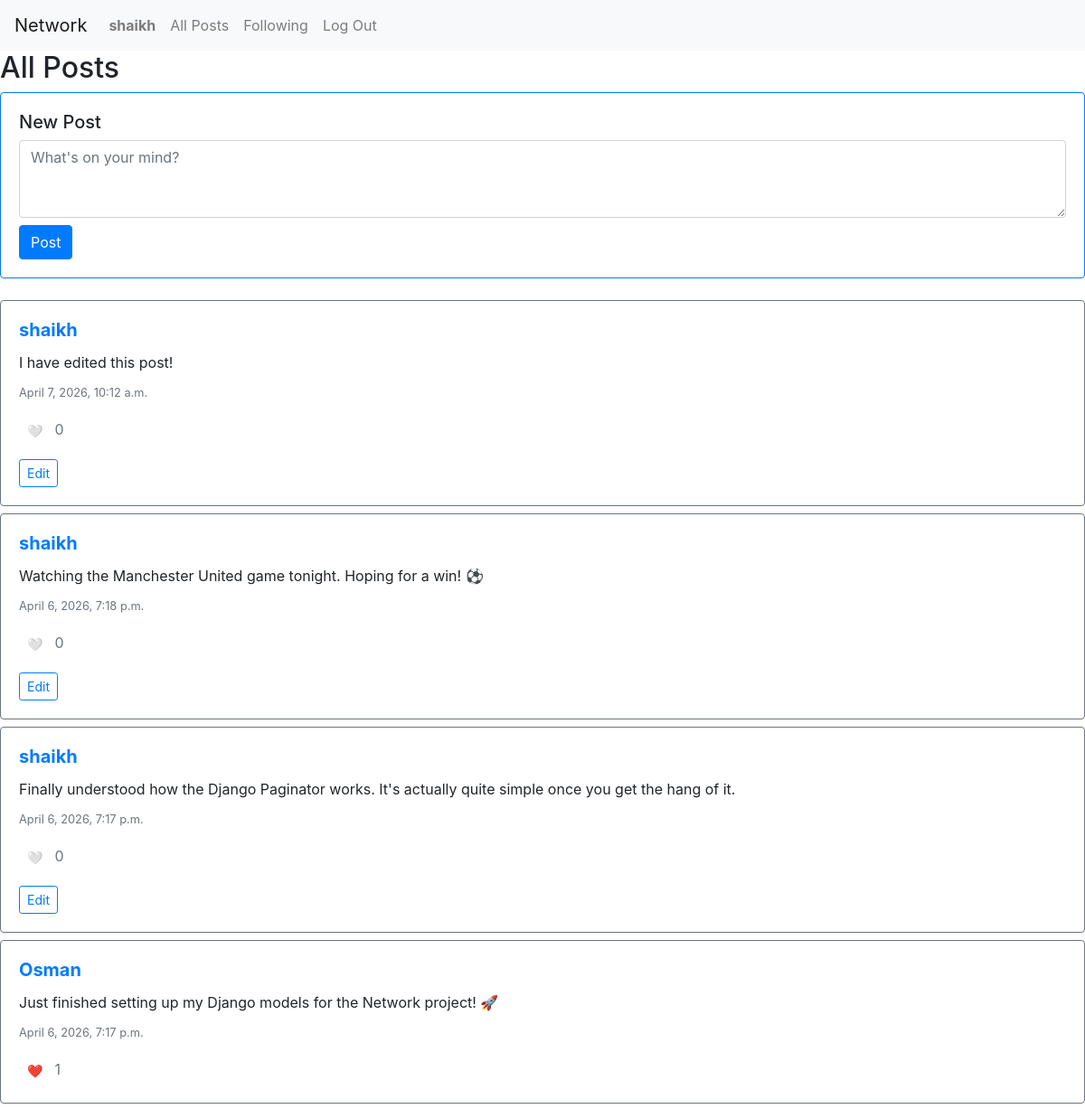
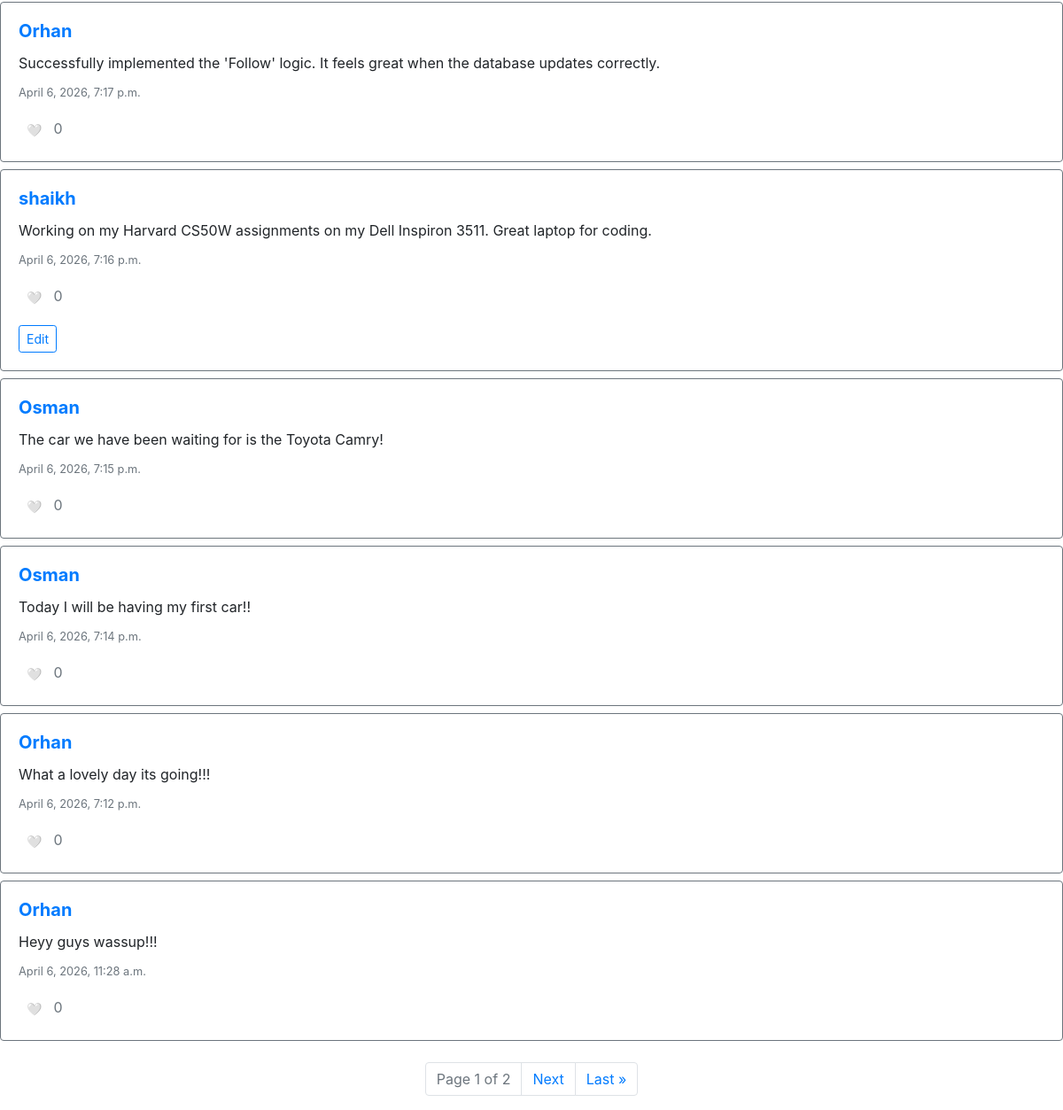
The app's page / (signed in) with its own data (2 pictures, top to bottom).
### network/models.py (models this page shows, shortened)
class User(AbstractUser):
    pass

class Post(models.Model):
    user = models.ForeignKey(User, on_delete=models.CASCADE, related_name="posts")
    content = models.TextField(blank=True)
    timestamp = models.DateTimeField(auto_now_add=True)
    likes = models.ManyToManyField(User, blank=True, related_name="liked_posts")

### network/views.py (the view)
# urls.py: path("", views.index, name="index"),
def index(request):
    if request.method == "POST":
        if request.user.is_authenticated:
            content = request.POST.get("content")
            if content:
                Post.objects.create(user=request.user, content=content)
                return HttpResponseRedirect(reverse("index"))
    posts_all = Post.objects.all().order_by("-timestamp")
    paginator = Paginator(posts_all, 10)
    page_number = request.GET.get('page')
    page_obj = paginator.get_page(page_number)
    return render(request, "network/index.html", {
        "posts": page_obj
    })

### network/templates/network/index.html (shortened to what this page needs)
{% extends "network/layout.html" %}
{% block body %}
    <h2>All Posts</h2>
    {% if user.is_authenticated and posts.number == 1 %}
        <div class="card mb-4 border-primary">
            <div class="card-body">
                <h5>New Post</h5>
                <form action="{% url 'index' %}" method="post">
                    <textarea name="content" class="form-control mb-2" rows="3" placeholder="What's on your mind?"></textarea>
                    <button type="submit" class="btn btn-primary">Post</button>
                </form>
            </div>
        </div>
    {% endif %}
    <div id="all-posts">
        {% for post in posts %}
            <div class="card mb-2 border-secondary">
                <div class="card-body">
                    <h5 class="card-title">
                        <a href="{% url 'profile' user_id=post.user.id %}"><strong>{{ post.user.username }}</strong></a>
                    </h5>
                    <div id="content-{{ post.id }}" class="card-text">{{ post.content }}</div>
                    <p class="card-text mt-2"><small class="text-muted">{{ post.timestamp }}</small></p>
                    <p class="card-text">
                        <button class="btn btn-sm" onclick="toggle_like('{{ post.id }}')" id="like-btn-{{ post.id }}">
                            {% if user in post.likes.all %}
                                ❤️
                            {% else %}
                                🤍
                            {% endif %}
                        </button>
                        <span id="like-count-{{ post.id }}" class="text-muted">{{ post.likes.count }}</span>
                    </p>
                    {% if user.is_authenticated and user == post.user %}
                        <button class="btn btn-outline-primary btn-sm" onclick="edit_post('{{ post.id }}')">Edit</button>
                    {% endif %}
                </div>
            </div>
        {% endfor %}
    </div>
    <nav aria-label="Page navigation" class="mt-4">
        <ul class="pagination justify-content-center">
            <li class="page-item disabled">
                <span class="page-link">Page {{ posts.number }} of {{ posts.paginator.num_pages }}</span>
            </li>
            {% if posts.has_next %}
                <li class="page-item"><a class="page-link" href="?page={{ posts.next_page_number }}">Next</a></li>
                <li class="page-item"><a class="page-link" href="?page={{ posts.paginator.num_pages }}">Last &raquo;</a></li>
            {% endif %}
        </ul>
    </nav>
{% endblock %}

### network/templates/network/layout.html (shortened to what this page needs)
{% load static %}
<!DOCTYPE html>
<html lang="en">
    <head>
        <link rel="stylesheet" href="https://stackpath.bootstrapcdn.com/bootstrap/4.4.1/css/bootstrap.min.css">
        <link href="{% static 'network/styles.css' %}" rel="stylesheet">
    </head>
    <body>
        <nav class="navbar navbar-expand-lg navbar-light bg-light">
            <a class="navbar-brand" href="{% url 'index' %}">Network</a>
            <div>
              <ul class="navbar-nav mr-auto">
                {% if user.is_authenticated %}
                    <li class="nav-item">
                        <a class="nav-link" href="{% url 'profile' user_id=user.id %}"><strong>{{ user.username }}</strong></a>
                    </li>
                {% endif %}
                <li class="nav-item">
                  <a class="nav-link" href="{% url 'index' %}">All Posts</a>
                </li>
                {% if user.is_authenticated %}
                    <li class="nav-item">
                        <a class="nav-link" href="{% url 'following' %}">Following</a>
                    </li>
                    <li class="nav-item">
                        <a class="nav-link" href="{% url 'logout' %}">Log Out</a>
                    </li>
                {% endif %}
              </ul>
            </div>
          </nav>
        <div class="body">
            {% block body %}
            {% endblock %}
        </div>
    </body>
</html>

### records on screen
User: username "shaikh"
Post: user.username "shaikh", content "I have edited this post!", timestamp "April 7, 2026, 10:12 a.m.", likes.count "0"
Post: user.username "shaikh", content "Watching the Manchester United game tonight. Hoping for a win! ⚽", timestamp "April 6, 2026, 7:18 p.m.", likes.count "0"
Post: user.username "shaikh", content "Finally understood how the Django Paginator works. It's actually quite simple once you get the hang of it.", timestamp "April 6, 2026, 7:17 p.m.", likes.count "0"
Post: user.username "Osman", content "Just finished setting up my Django models for the Network project! 🚀", timestamp "April 6, 2026, 7:17 p.m.", likes.count "1"
Post: user.username "Orhan", content "Successfully implemented the 'Follow' logic. It feels great when the database updates correctly.", timestamp "April 6, 2026, 7:17 p.m.", likes.count "0"
Post: user.username "shaikh", content "Working on my Harvard CS50W assignments on my Dell Inspiron 3511. Great laptop for coding.", timestamp "April 6, 2026, 7:16 p.m.", likes.count "0"
Post: user.username "Osman", content "The car we have been waiting for is the Toyota Camry!", timestamp "April 6, 2026, 7:15 p.m.", likes.count "0"
Post: user.username "Osman", content "Today I will be having my first car!!", timestamp "April 6, 2026, 7:14 p.m.", likes.count "0"
Post: user.username "Orhan", content "What a lovely day its going!!!", timestamp "April 6, 2026, 7:12 p.m.", likes.count "0"
Post: user.username "Orhan", content "Heyy guys wassup!!!", timestamp "April 6, 2026, 11:28 a.m.", likes.count "0"

### other values on screen
{{ posts.number }} "1"
{{ posts.paginator.num_pages }} "2"
